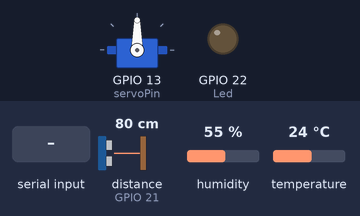
Bench run of a sketch on a simulated ESP32. On the bench: servo, output pins drawn as LEDs (lit = HIGH). The test bench sets the inputs (shaded band); at power-on: distance to the obstacle (sensor on GPIO 21) 80 cm, humidity 55 %, temperature 24 °C. The echo pulse lasts 58.3 µs per cm; pins used as bus, display or sensor lines are not drawn; what the sketch prints to the serial monitor is not drawn.

Above: at 1.2 s.
1.3 s: "p\n" received over Serial
At 1.8 s:
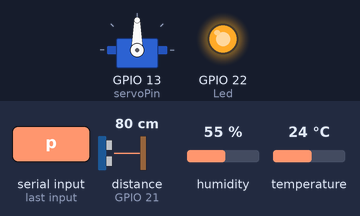
2.8 s: "0\n" received over Serial
At 4.0 s:
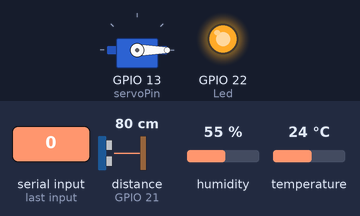
4.3 s: "a\n" received over Serial
At 5.2 s:
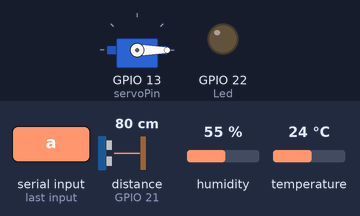
5.8 s: "30,150,10\n" received over Serial
At 6.4 s:
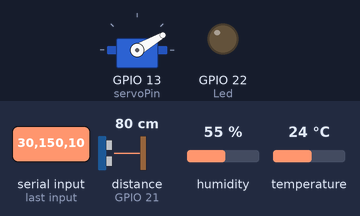
7.3 s: "p\n" received over Serial
At 8.5 s:
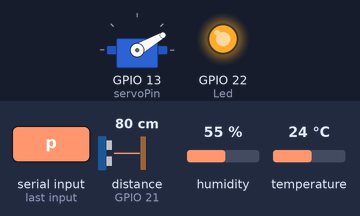
8.8 s: "90,45,200\n" received over Serial
At 9.9 s:
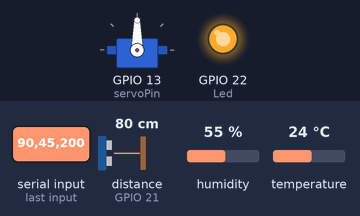
Timing chart, 0 to 11.8 s (numbered marks = the images above; inputs shaded):
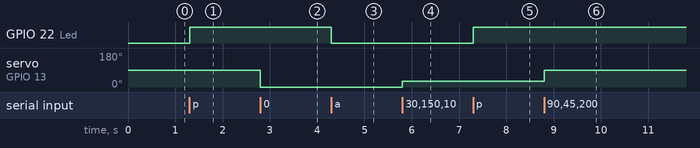

Measured:
- after the input at 1.3 s, GPIO 22 (Led): LOW → HIGH at once
- after the input at 2.8 s, servo on GPIO 13 (servoPin): 90° → 0° at once
- after the input at 4.3 s, GPIO 22 (Led): HIGH → LOW at once
- after the input at 5.8 s, servo on GPIO 13 (servoPin): 0° → 30° at once
- after the input at 7.3 s, GPIO 22 (Led): LOW → HIGH at once
- after the input at 8.8 s, servo on GPIO 13 (servoPin): 30° → 90° at once

The sketch:

Practica_1.ino
```cpp
#include <Adafruit_Sensor.h>  //Libreria de Sensor de Temperatura y Humedad
#include <DHT.h>              //Libreria de Sensor de Temperatura y Humedad
#include <DHT_U.h>            //Libreria de Sensor de Temperatura y Humedad
#include <ESP32Servo.h>       //Libreria del Servomotor

//DHT11
#define DHTTYPE 11            //El tipo de sensor que tenemos
#define DHTPIN 15             //El pin que hagamos
#define servoPin 13           //Definimos el pin

//Servo Motor
Servo Servo1; //Una variable de tipo Servo
int data;     //Variable entera que ingresara el usuario;

//Fotoresistencia
const int potPin = 4;
int potValue = 0;

//Led
const int Led = 22;

//Sensor de Distancia
const int Trig = 2;  //Pin digita para el Trigger del sensor
const int PinEcho = 21;    //Pin digital para el Echo del sensor

//Varibles y contantes
int periodo = 10000;
unsigned long TiempoAhora = 0;
String opcion;
float T,H;
long t; //timepo que demora en llegar el eco
long d; //distancia en centimetros
DHT dht(DHTPIN,DHTTYPE);

void setup() {
 //Vamos a establecer la velocidad de datos en bits por seg.
  Serial.begin(115200);
  //Led
  pinMode(Led, OUTPUT);
  //Servo
//Conectar la variable servo a el pin que definimos
  Servo1.attach(servoPin);
  //Sensor
  dht.begin();
  //Sensor distancia
  pinMode(Trig, OUTPUT); //pin como salida
  pinMode(PinEcho, INPUT);  //pin como entrada
  digitalWrite(Trig, LOW);//Inicializamos el pin con 0
}

void loop() {

  if(millis() > TiempoAhora + periodo){
 TiempoAhora = millis();
    H=dht.readHumidity();
    T=dht.readTemperature();
    Serial.println("Humedad");
    Serial.println(H);
    Serial.println("Temperatura");
    Serial.println(T);
    //Sensor de iluminacion
    Serial.println("Iluminacion");
    potValue = analogRead(potPin);
    Serial.println(potValue);
    //Sensor de distancia
    digitalWrite(Trig, HIGH);
    delayMicroseconds(10);          //Enviamos un pulso de 10us
    digitalWrite(Trig, LOW);
    t = pulseIn(PinEcho, HIGH); //obtenemos el ancho del pulso
    d = t/59;             //escalamos el tiempo a una distancia en cm
    Serial.print("Distancia: ");
    Serial.print(d);      //Enviamos serialmente el valor de la distancia
    Serial.print("cm");
    Serial.println();
    delay(100);          //Hacemos una pausa de 100ms
}

//Motor
if (Serial.available()){
  opcion = Serial.readStringUntil('\n');
  if (opcion == "p"){
      digitalWrite(Led, HIGH);
     }if ( opcion == "a" ){
        digitalWrite(Led, LOW);
      }if (opcion.toInt() >0 and opcion.toInt()<=180){
          data=opcion.toInt();
          servo();
      }if (opcion == "0"){
          data=0;
          servo();
      }
  }
}

void servo(){
  if(data<180){
//En caso de que sea mayor a 180, el servomotor se coloca a 180º
    Servo1.write(data);
  }else if(data>=180){
//En caso de que sea mayor a 180, el servomotor se coloca a 180º
    Servo1.write(180);
  }

}
```
